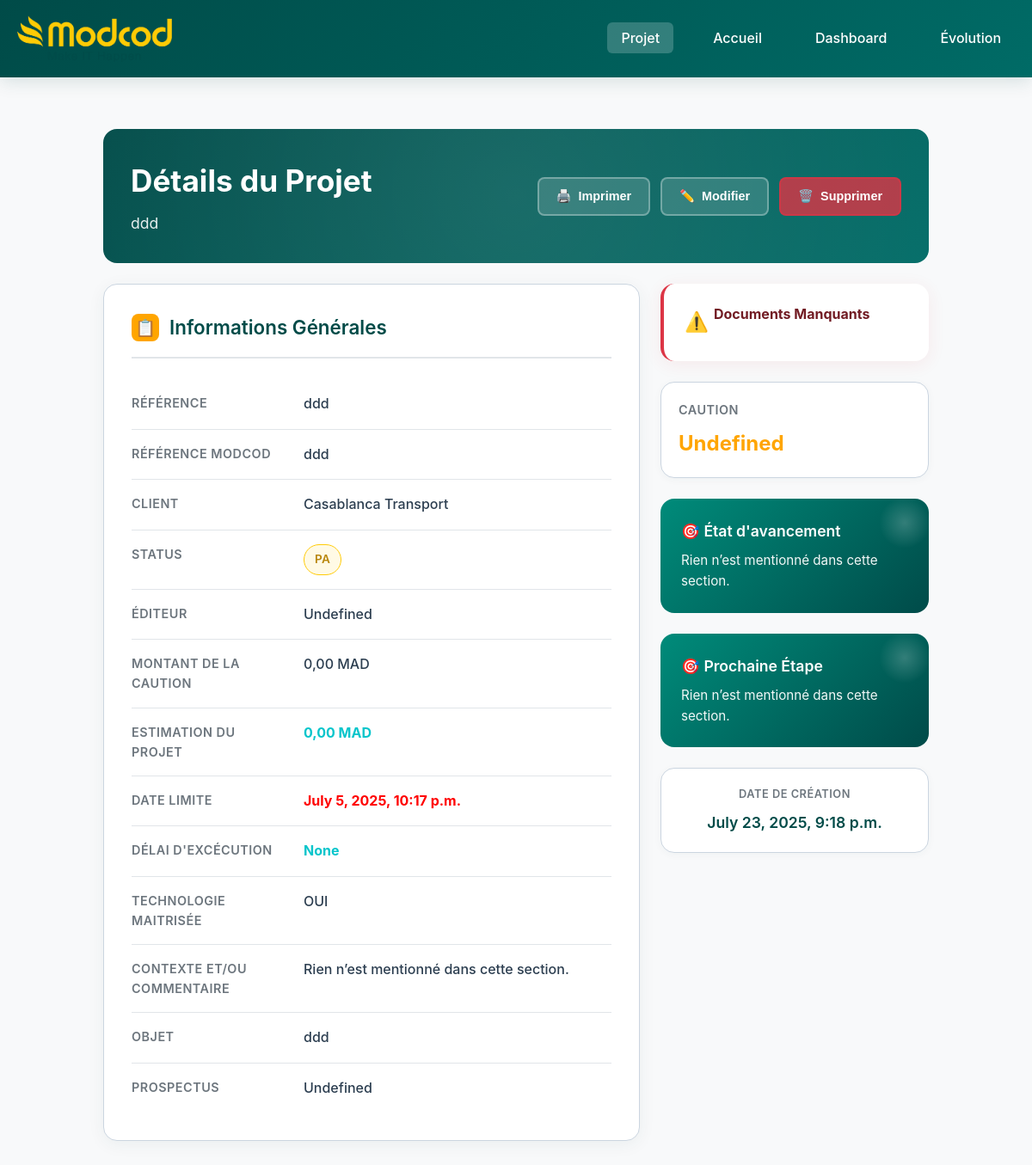
/modcod/specific_project/108 (signed in), run on the app's committed database.
### App1/models.py (models this page shows, shortened)
class Project(models.Model):
    CAUTION_CHOICES = [
        ('ELECTRONIQUE','ELECTRONIQUE') ,
        ('PHYSIQUE' , 'PHYSIQUE'),
    ]
    ETAT_CHOICES = [
        ('PP' , 'PP') ,
        ('PEC' , 'PEC'),
        ('PA' , 'PA'),
        ('PG' , 'PG'),
        ('PAN' , 'PAN'),
        ('PS' , 'PS'),
        ('PAS','PAS'),
        ('AU' , 'AU') ,
    ]
    Techno_Choices = [
        ('OUI' , 'OUI') ,
        ('NON' , 'NON') ,
        ('Autre' , 'Autre') ,
    ]
    reference = models.CharField(max_length=100)
    reference_modcod = models.CharField(max_length=100)
    client = models.ForeignKey(Client,on_delete=models.CASCADE,blank=True,null=True)
    objet = models.TextField()
    date_limite_reponse = models.DateTimeField()
    caution = models.CharField(max_length=100, choices=CAUTION_CHOICES , default="ELECTRONIQUE")
    montant_caution = models.DecimalField(max_digits=50, decimal_places=2,default=0.00)
    estimation_projet = models.DecimalField(max_digits=50, decimal_places=2,default=0.00)
    delai_execution = models.CharField(max_length=255,blank=True, null=True)
    prospectus = models.DateField(blank=True, null=True)
    editeur = models.CharField(max_length=100, blank=True, null=True)
    contexte = models.CharField(max_length=100, blank=True, null=True)
    technologie = models.CharField(max_length=100,choices=Techno_Choices,default="")
    documents_manquants = models.TextField(blank=True, null=True)
    etat_d_avancement = models.CharField(max_length=255,blank=True, null=True)
    etape_suivante = models.TextField(blank=True, null=True)
    status = models.CharField(max_length=255,choices=ETAT_CHOICES,default='PA',blank=True,null=True)
    date_creation = models.DateTimeField(default=timezone.now)

class Client(models.Model):
    username = models.CharField(max_length=255 , unique=True )

### App1/views.py (the view)
# urls.py: path('specific_project/<int:project_id>',Get_specific_project,name="Get_specific_project"),
@login_required(login_url="/modcod/login")
def Get_specific_project(request, project_id):
    try:
        project = get_object_or_404(Project, id=project_id)
        project.montant_caution = f"{float(project.montant_caution):,.2f}".replace(",", " ").replace(".", ",")
        project.estimation_projet = f"{float(project.estimation_projet):,.2f}".replace(",", " ").replace(".", ",")
        return render(request, "it/specific_project.html", {"project": project})
    except Exception as e:
        messages.error(request,f"Une erreur inattendue est survenue, veuillez réessayer plus tard {str(e)} ")
        return HttpResponseRedirect(request.META.get('HTTP_REFERER', '/'))

### templates/it/specific_project.html (shortened to what this page needs)
<!DOCTYPE html>
{% load static %}
<html lang="fr">
<head>
    <link rel="stylesheet" href="{% static "css/it/specific_project.css" %}">
</head>
<body>
        {% include "../layouts/erreur.html" %}
    <nav class="navbar">
        <div class="navbar-container">
            <a href="{% url "homepage" %}" class="navbar-brand">
                <img style="width:180px" src="{% static "image/Modcod.png" %}" alt="logo of company">
            </a>
            <ul class="navbar-nav" id="navbarNav">
                <li><a href="#" class="nav-link active">Projet</a></li>
                <li><a href="{% url "homepage" %}" class="nav-link">Accueil</a></li>
                {% if request.user.role == "Admin" or request.user.role == "Collaborateur" or request.user.role == "Chef_projet" %}
                    <li><a href="{% url "dashboardpage" %}" class="nav-link">Dashboard</a></li>
                {% endif %}
                {% if request.user.role == "Admin" or request.user.role == "Collaborateur" or request.user.role == "Chef_projet" or request.user.role == "Employe_Integration"  %}
                <li><a href="{% url "evolution" %}" class="nav-link">Évolution</a></li>
                {% endif %}
            </ul>
        </div>
    </nav>
    <div class="container">
        <div class="header-card">
            <div class="header-content">
                <div class="header-text">
                    <h1 class="project-title">Détails du Projet</h1>
                    <div class="project-ref" id="reference-display">{{project.reference}}</div>
                </div>
                <div class="header-actions">
                    {% if request.user.role != "Utilisateur_Temporaire" and request.user.role != 'Stagiaire' and request.user.role != 'Employe_Integration' and request.user.role != 'Utilisateur_Confirmé'   %}
                        <a style="text-decoration:none;" href="{% url "Imprimerie" project.id %}">
                            <button class="action-btn btn-edit">
                                <span>🖨️</span>
                                Imprimer
                            </button>
                        </a>
                    {% endif %}
                    {% if request.user.role != "Utilisateur_Temporaire" and request.user.role != 'Stagiaire' and request.user.role != 'Utilisateur_Confirmé'  %}
                        <a style="text-decoration:none;" href="{% url "modifier_project_page" project.id %}">
                            <button class="action-btn btn-edit" onclick="editProject()">
                                <span>✏️</span>
                                Modifier
                            </button>
                        </a>
                    {% endif %}
                    {% if request.user.role == "Admin" or request.user.role == "Chef_projet" %}
                        <a style="text-decoration:none;" href="{% url "deleteproject2" project.id %}">
                            <button class="action-btn btn-delete">
                                <span>🗑️</span>
                                Supprimer
                            </button>
                        </a>
                    {% endif %}
                </div>
            </div>
        </div>
        <div class="main-content">
            <div class="details-section">
                <div class="section-header">
                    <div class="section-icon">📋</div>
                    <h2 class="section-title">Informations Générales</h2>
                </div>
                <div class="data-row">
                    <div class="data-label">Référence</div>
                    <div class="data-value" id="reference">{{project.reference}}</div>
                </div>
                <div class="data-row">
                    <div class="data-label">Référence ModCod</div>
                    <div class="data-value" id="reference_modcod">{{project.reference_modcod}}</div>
                </div>
                <div class="data-row">
                    <div class="data-label">Client</div>
                    <div class="data-value" id="reference">{{project.client.username}}</div>
                </div>
                <div class="data-row">
                    <div class="data-label">Status</div>
                    <div class="data-value">
                        {% if project.status == "PEC"  %}
                            <span class="status-badge status-en-cours" id="etat_avancement">
                                {{project.status}}
                            </span>
                        {% elif project.status == "PG" %}
                            <span class="status-badge status-termine" id="etat_avancement">
                                {{project.status}}
                            </span>
                        {% elif project.status == "PP" %}
                            <span class="status-badge status-annule" id="etat_avancement">
                                {{project.status}}
                            </span>
                        {% else %}
                            <span class="status-badge status-en-attente" id="etat_avancement">
                                {{project.status}}
                            </span>
                        {% endif %}
                    </div>
                </div>
                <div class="data-row">
                    <div class="data-label">Éditeur</div>
                    <div class="data-value" id="editeur">{% if project.editeur %}{{project.editeur}}{% else %}Undefined{% endif %}</div>
                </div>
                <div class="data-row">
                    <div class="data-label">Montant de la caution</div>
                    <div class="data-value" id="editeur">{{project.montant_caution}} MAD</div>
                </div>
                <div class="data-row">
                    <div class="data-label">Estimation du projet</div>
                    <div class="data-value" id="editeur" style="color:#05c5cb;font-weight:bolder;" >{{project.estimation_projet}} MAD</div>
                </div>
                <div class="data-row">
                    <div class="data-label">Date limite</div>
                    <div class="data-value" id="date_limite_reponse" style="color:red;font-weight:bolder;">{{project.date_limite_reponse}}</div>
                </div>
                <div class="data-row">
                    <div class="data-label">Délai d'Excécution</div>
                    <div class="data-value" id="date_limite_reponse" style="color:#05c5cb;font-weight:bolder;">{{project.delai_execution}}</div>
                </div>
                <div class="data-row">
                    <div class="data-label">Technologie maitrisée</div>
                    <div class="data-value" id="contexte">{% if project.technologie %}{{project.technologie}}{% else %}Rien n’est mentionné dans cette section.{% endif %}</div>
                </div>
                <div class="data-row">
                    <div class="data-label">Contexte et/ou Commentaire</div>
                    <div class="data-value" id="contexte">{% if project.contexte %}{{project.contexte}}{% else %}Rien n’est mentionné dans cette section.{% endif %}</div>
                </div>
                <div class="data-row">
                    <div class="data-label">Objet</div>
                    <div class="data-value" id="objet">{% if project.objet %}{{project.objet}}{% else %}Rien n’est mentionné dans cette section.{% endif %}</div>
                </div>
                <div class="data-row">
                    <div class="data-label">Prospectus</div>
                    <div class="data-value" id="prospectus">{% if project.prospectus %}{{project.prospectus}}{% else %}Undefined{% endif %}</div>
                </div>
            </div>
            <div class="sidebar">
                <div class="alert-card" id="documents-alert">
                    <div class="alert-header">
                        <span class="alert-icon">⚠️</span>
                        <span class="alert-title">Documents Manquants</span>
                    </div>
                </div>
                <div class="financial-info">
                    <div class="financial-title">Caution</div>
                    <div class="financial-amount" id="caution">{% if project.caution %}{{project.caution}}{% else %}Undefined{% endif %}</div>
                </div>
                <div class="next-step-card">
                    <div class="next-step-title">🎯 État d'avancement</div>
                    <div class="next-step-content" id="etape_suivant">
                        {% if project.etat_d_avancement %}{{project.etat_d_avancement}}{% else %}Rien n’est mentionné dans cette section.{% endif %}
                    </div>
                </div>
                <div class="next-step-card">
                    <div class="next-step-title">🎯 Prochaine Étape</div>
                    <div class="next-step-content" id="etape_suivant">
                        {% if project.etape_suivante %}{{project.etape_suivante}}{% else %}Rien n’est mentionné dans cette section.{% endif %}
                    </div>
                </div>
                <div class="date-card">
                    <div class="date-title">Date de Création</div>
                    <div class="date-value" id="date_creation">{{project.date_creation}}</div>
                </div>
            </div>
        </div>
    </div>
</body>
</html>

### App1/static/css/layouts/erreur.css (style rules this page uses)
.alert-icon { flex-shrink: 0; width: 24px; height: 24px; margin-top: 2px; }
.alert-title { font-size: 16px; font-weight: 700; margin-bottom: 4px; line-height: 1.2; }

### data on the page
Project: reference "ddd", reference_modcod "ddd", client.username "Casablanca Transport", status "PA", montant_caution "0,00", estimation_projet "0,00", date_limite_reponse "July 5, 2025, 10:17 p.m.", delai_execution "None", technologie "OUI", objet "ddd", date_creation "July 23, 2025, 9:18 p.m."
